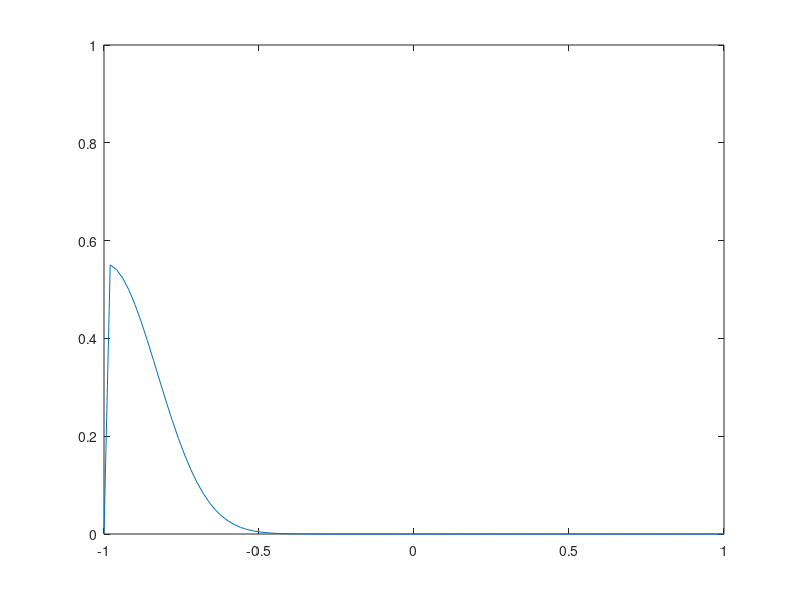

MATLAB code for this plot:
n = 100;
nit = 1000;
u = zeros(n+1,1);
x = zeros(n+1,1);
deltax = 2.d0/double(n);
for i = 1:n+1
    x(i) = -1.d0 + 2.d0*double(i-1)/double(n);
    u(i) = exp(-60.d0*x(i)^2);
end
deltat = .05*deltax;
for k = 1:nit
    for i = 2:n
        unew(i) = u(i) + (deltat/deltax)*(u(i+1)-u(i));
    end
    for i = 2:n
        u(i) = unew(i);
    end
    plot(x,u);
    axis([-1 1 0 1])
    pause(.001);
end